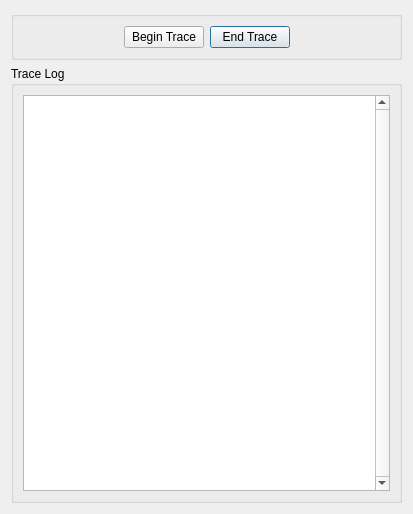
<?xml version="1.0" encoding="UTF-8"?>
<ui version="4.0">
 <class>TraceLogWindow</class>
 <widget class="QDialog" name="TraceLogWindow">
  <property name="geometry">
   <rect>
    <x>0</x>
    <y>0</y>
    <width>413</width>
    <height>514</height>
   </rect>
  </property>
  <property name="windowTitle">
   <string>Trace Logger</string>
  </property>
  <layout class="QVBoxLayout" name="verticalLayout_2">
   <item>
    <widget class="QGroupBox" name="controls_box">
     <property name="title">
      <string/>
     </property>
     <layout class="QGridLayout" name="gridLayout">
      <item row="0" column="4">
       <spacer name="horizontalSpacer">
        <property name="orientation">
         <enum>Qt::Horizontal</enum>
        </property>
        <property name="sizeHint" stdset="0">
         <size>
          <width>40</width>
          <height>20</height>
         </size>
        </property>
       </spacer>
      </item>
      <item row="0" column="3">
       <widget class="QPushButton" name="end_btn">
        <property name="text">
         <string>End Trace</string>
        </property>
       </widget>
      </item>
      <item row="0" column="0">
       <spacer name="horizontalSpacer_2">
        <property name="orientation">
         <enum>Qt::Horizontal</enum>
        </property>
        <property name="sizeHint" stdset="0">
         <size>
          <width>40</width>
          <height>20</height>
         </size>
        </property>
       </spacer>
      </item>
      <item row="0" column="2">
       <widget class="QPushButton" name="begin_btn">
        <property name="text">
         <string>Begin Trace</string>
        </property>
       </widget>
      </item>
     </layout>
    </widget>
   </item>
   <item>
    <widget class="QGroupBox" name="list_group">
     <property name="title">
      <string>Trace Log</string>
     </property>
     <layout class="QVBoxLayout" name="verticalLayout">
      <item>
       <widget class="QPlainTextEdit" name="log_view">
        <property name="acceptDrops">
         <bool>false</bool>
        </property>
        <property name="verticalScrollBarPolicy">
         <enum>Qt::ScrollBarAlwaysOn</enum>
        </property>
        <property name="horizontalScrollBarPolicy">
         <enum>Qt::ScrollBarAlwaysOff</enum>
        </property>
        <property name="undoRedoEnabled">
         <bool>false</bool>
        </property>
        <property name="lineWrapMode">
         <enum>QPlainTextEdit::NoWrap</enum>
        </property>
        <property name="readOnly">
         <bool>true</bool>
        </property>
        <property name="plainText">
         <string notr="true"/>
        </property>
        <property name="textInteractionFlags">
         <set>Qt::TextSelectableByMouse</set>
        </property>
       </widget>
      </item>
     </layout>
    </widget>
   </item>
  </layout>
 </widget>
 <resources/>
 <connections/>
</ui>
